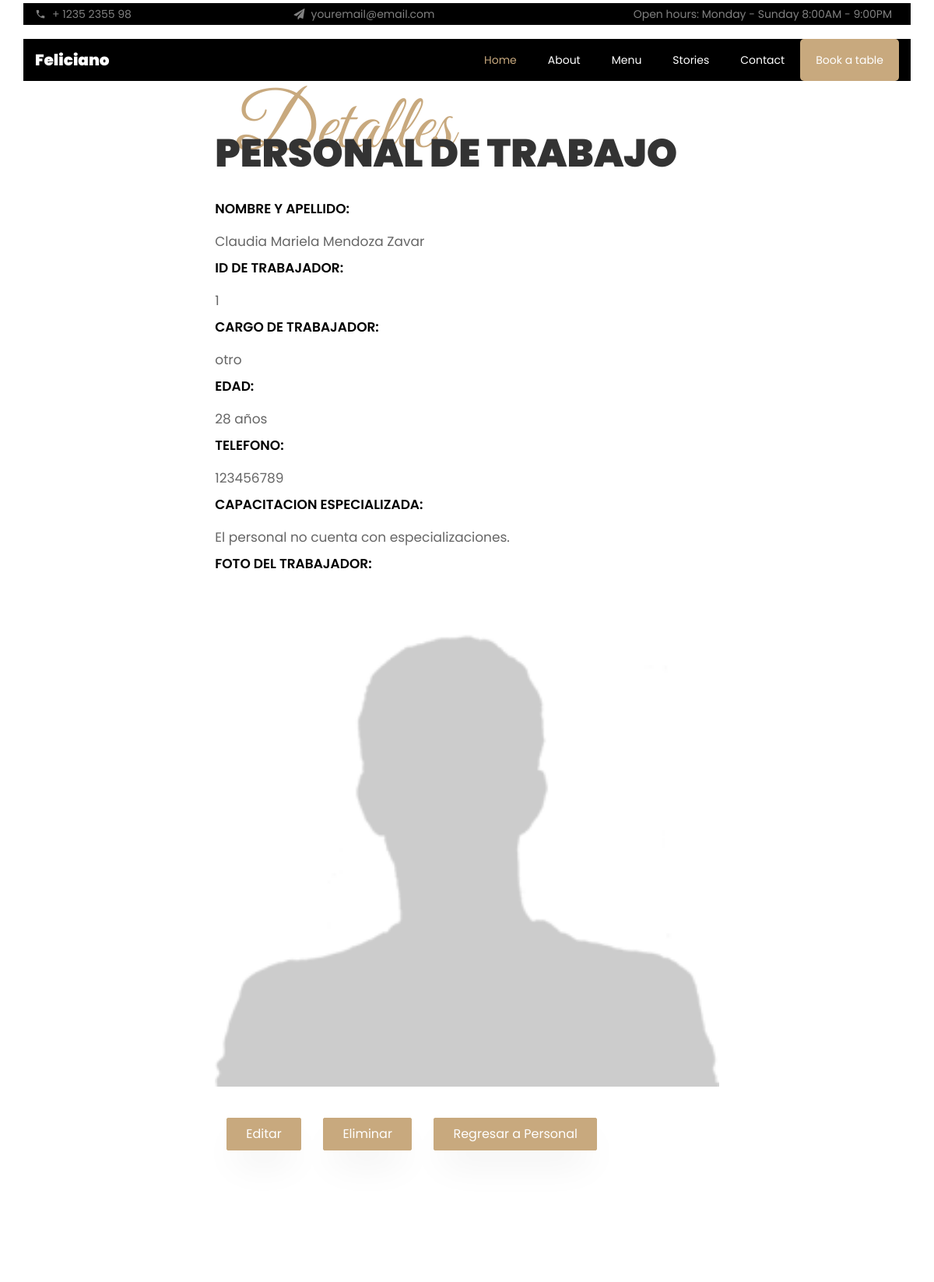
/persona/personal/1/ (upper part), run on an earlier commit of the app's database.
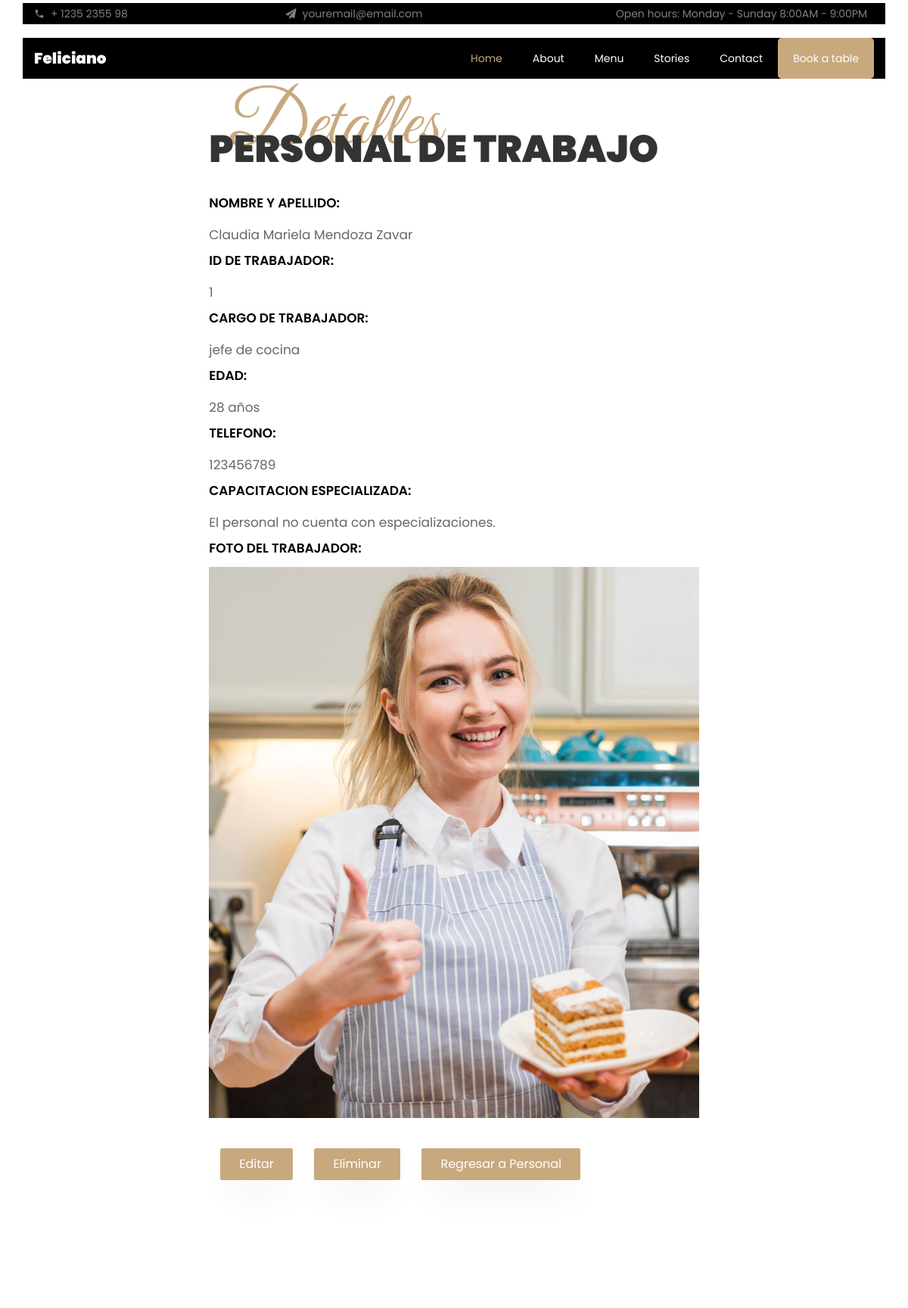
And on a later commit of the database.
### persona/models.py (models this page shows, shortened)
class Personal(models.Model):
	nombre = models.CharField(max_length=100)
	apellido = models.CharField(max_length=100)
	id_trabajo = models.IntegerField()
	cargo = models.CharField(max_length=100, choices=puesto, default='otro')
	dni = models.IntegerField()
	edad = models.IntegerField()
	sexo = models.CharField(max_length=100, choices=genero, default='otro')
	telefono = models.IntegerField()
	direc = models.CharField(max_length=100)
	correo = models.CharField(max_length=50)
	cap_esp = models.BooleanField(default=False)
	imagen = models.ImageField(upload_to='persona',default='persona/sin_imagen.jpg')

### persona/views.py (the view)
# urls.py: path('personal/<int:pk>/', PersonalDetailView.as_view(), name='personal-detail'),
class PersonalDetailView(DetailView):
	model = Personal

### persona/templates/persona/personal_detail.html (shortened to what the changed rows need)
{% load static %}
<!DOCTYPE html>
<html lang="en">
  <head>
    <link rel="stylesheet" href="{% static 'css/open-iconic-bootstrap.min.css' %}">
    <link rel="stylesheet" href="{% static 'css/animate.css' %}">
    <link rel="stylesheet" href="{% static 'css/owl.carousel.min.css' %}">
    <link rel="stylesheet" href="{% static 'css/owl.theme.default.min.css' %}">
    <link rel="stylesheet" href="{% static 'css/magnific-popup.css' %}">
    <link rel="stylesheet" href="{% static 'css/aos.css' %}">
    <link rel="stylesheet" href="{% static 'css/ionicons.min.css' %}">
    <link rel="stylesheet" href="{% static 'css/bootstrap-datepicker.css' %}">
    <link rel="stylesheet" href="{% static 'css/jquery.timepicker.css' %}">
    <link rel="stylesheet" href="{% static 'css/flaticon.css' %}">
    <link rel="stylesheet" href="{% static 'css/icomoon.css' %}">
    <link rel="stylesheet" href="{% static 'css/style.css' %}">
  </head>
  <body>
	<section class="ftco-section contact-section">
		<div class="container">
			<div class=" justify-content-center d-flex no-gutters">
		        <div class="col-md-7 order-md-last ftco-animate makereservation ">
			       	<div class="py-md-5">
				       	<div class="heading-section ftco-animate mb-4">
				         	<span class="subheading ml-4">Detalles</span>
				            <h2 class="mb-8">PERSONAL DE TRABAJO</h2>
				        </div>
						<div class="form-group">
						    {% block body %}
							<label for="">NOMBRE Y APELLIDO:</label>
							<br> {{ object.nombre }} {{ object.apellido }}<br>
							<label for="">ID DE TRABAJADOR:</label>
							<br> {{ object.id_trabajo }}<br>
							<label for="">CARGO DE TRABAJADOR:</label>
							<br> {{ object.cargo }}<br>
							<label for="">EDAD:</label>
							<br> {{ object.edad }} años<br>
							<label for="">TELEFONO:</label>
							<br> {{ object.telefono }}<br>
							<label for="">CAPACITACION ESPECIALIZADA:</label>
							<br>
							{% if cap_esp %}
							Personal clasificado, cuenta con especializaciones.
							{% else %}
							El personal no cuenta con especializaciones.</h3>
							{% endif %}
							<br>
							<label for="">FOTO DEL TRABAJADOR:</label>
							<img src="{{object.imagen.url}}" width=100% height=100%>
				        </div>
				        <div class="col-md-12 mt-3">
				           	<div class="form-group">
				           	</div>
				        </div>
				        {% endblock%}
				    </div>
			    </div>
			</div>
		</div>
	</section>
    </body>
</html>

What changed in the data, as far as the page shows it:
changed Personal "Claudia Mariela": cargo "otro" → "jefe de cocina"; imagen: a different picture
